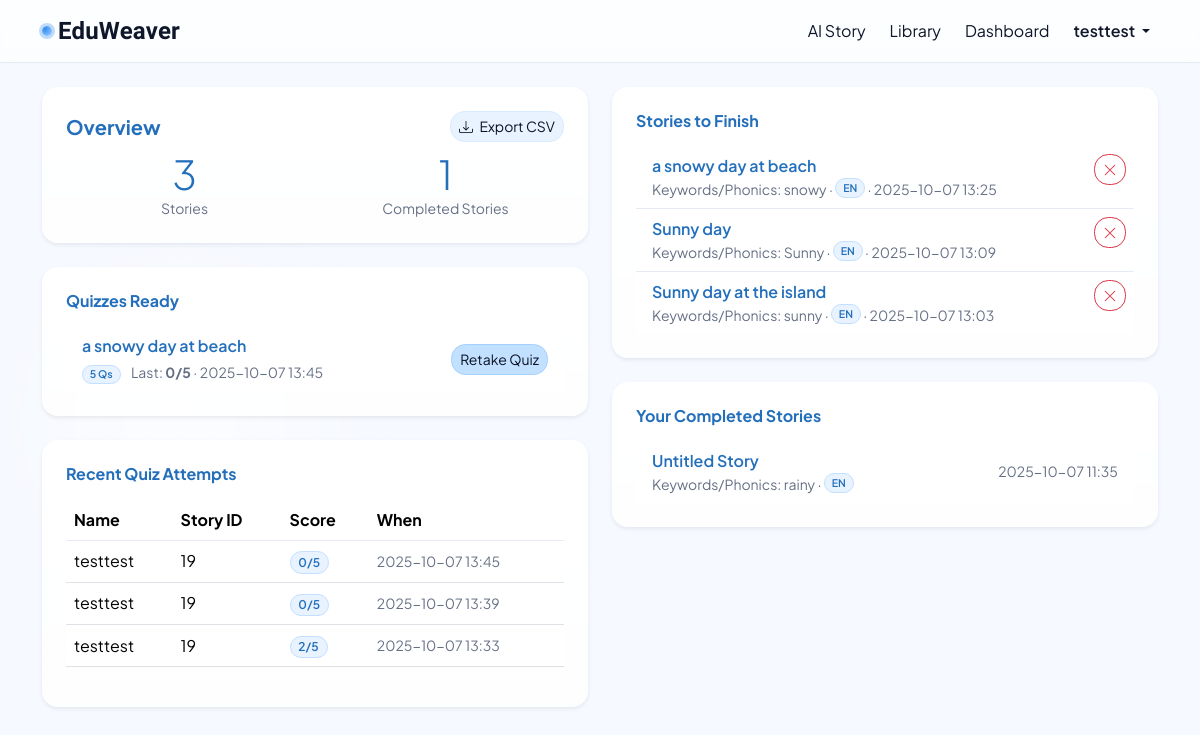
The page /dashboard (signed in) on the database as committed earlier.
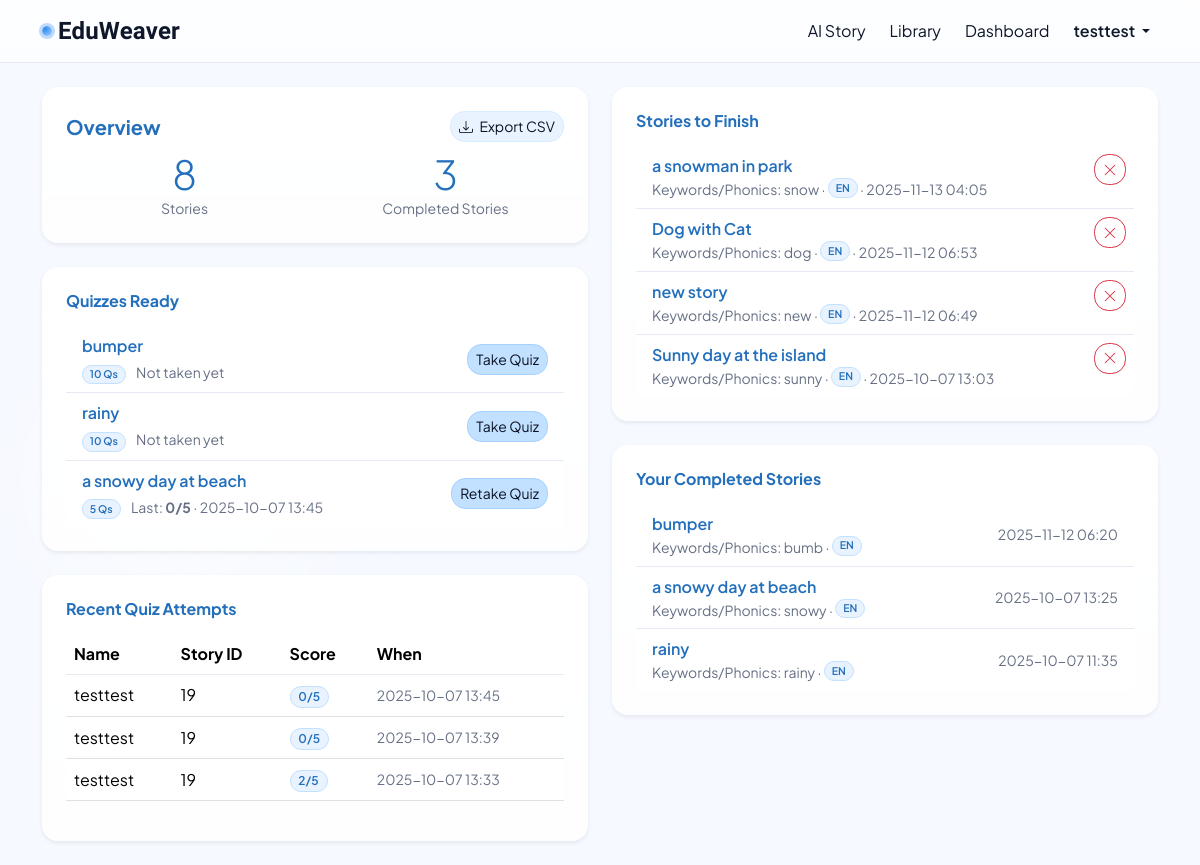
The same page on the database as committed later.
### tables this page shows
CREATE TABLE users (
            id INTEGER PRIMARY KEY AUTOINCREMENT,
            username TEXT NOT NULL UNIQUE,
            email TEXT NOT NULL UNIQUE,
            password_hash TEXT NOT NULL,
            created_at TEXT DEFAULT (DATETIME('now'))
        , is_admin INTEGER DEFAULT 0, is_english_native INTEGER
    CHECK (is_english_native IN (0,1)), age INTEGER
    CHECK (age IS NULL OR (age BETWEEN 5 AND 120)), gender TEXT
    CHECK (gender IN ('female','male','nonbinary','prefer_not') OR gender IS NULL));

CREATE TABLE stories (
            id INTEGER PRIMARY KEY AUTOINCREMENT,
            title TEXT NOT NULL,
            slug TEXT NOT NULL UNIQUE,
            prompt TEXT NOT NULL,
            language TEXT DEFAULT 'en',
            level TEXT DEFAULT 'phonics',
            content TEXT NOT NULL,
            visuals TEXT,
            created_at TEXT DEFAULT (DATETIME('now')),
            author_name TEXT DEFAULT 'guest'
        );

CREATE TABLE quiz_attempts (
            id INTEGER PRIMARY KEY AUTOINCREMENT,
            story_id INTEGER NOT NULL,
            taker_name TEXT DEFAULT 'guest',
            score INTEGER DEFAULT 0,
            total INTEGER DEFAULT 0,
            detail_json TEXT,
            created_at TEXT DEFAULT (DATETIME('now')),
            FOREIGN KEY (story_id) REFERENCES stories(id) ON DELETE CASCADE
        );

CREATE TABLE finish_drafts (
            id INTEGER PRIMARY KEY AUTOINCREMENT,
            seed_prompt TEXT NOT NULL,
            partial_text TEXT NOT NULL,
            learner_name TEXT DEFAULT 'guest',
            completion_text TEXT,
            language TEXT DEFAULT 'en',
            created_at TEXT DEFAULT (DATETIME('now'))
        , visual_url TEXT);

### app.py (the view)
@app.get("/dashboard")
@login_required
def dashboard():
    db = get_db()
    learner = g.current_user["username"]
    story_count = db.execute(
        "SELECT COUNT(*) AS c FROM stories WHERE author_name = ?",
        (learner,)
    ).fetchone()["c"]
    completed_count = db.execute(
        """
        SELECT COUNT(*) AS c
        FROM finish_drafts
        WHERE learner_name = ?
          AND completion_text IS NOT NULL
          AND TRIM(completion_text) <> ''
        """,
        (learner,)
    ).fetchone()["c"]
    unfinished_drafts = db.execute(
        """
        SELECT
          fd.id,
          fd.seed_prompt,
          fd.created_at,
          fd.language,
          (
            SELECT s.title
            FROM stories s
            WHERE s.prompt = fd.seed_prompt
              AND s.author_name = fd.learner_name
              AND s.language = fd.language
            ORDER BY datetime(s.created_at) DESC
            LIMIT 1
          ) AS story_title
        FROM finish_drafts fd
        WHERE fd.learner_name = ?
          AND (fd.completion_text IS NULL OR TRIM(fd.completion_text) = '')
        ORDER BY datetime(fd.created_at) DESC
        LIMIT 25
        """,
        (learner,)
    ).fetchall()
    completed_drafts = db.execute(
        """
        SELECT
          fd.id,
          fd.seed_prompt,
          fd.created_at,
          fd.language,
          (
            SELECT s.title
            FROM stories s
            WHERE s.prompt = fd.seed_prompt
              AND s.author_name = fd.learner_name
              AND s.language = fd.language
            ORDER BY datetime(s.created_at) DESC
            LIMIT 1
          ) AS story_title
        FROM finish_drafts fd
        WHERE fd.learner_name = ?
          AND fd.completion_text IS NOT NULL
          AND TRIM(completion_text) <> ''
        ORDER BY datetime(fd.created_at) DESC
        LIMIT 25
        """,
        (learner,)
    ).fetchall()
    attempts = db.execute(
        """
        SELECT * FROM quiz_attempts
        WHERE taker_name = ?
        ORDER BY datetime(created_at) DESC
        LIMIT 25
        """,
        (learner,)
    ).fetchall()
    quizzes_ready = db.execute(
        """
        SELECT
          s.id,
          s.title,
          s.slug,
          s.created_at,
          (SELECT COUNT(*) FROM quiz_questions qq WHERE qq.story_id = s.id) AS qcount,
          (SELECT qa.score
             FROM quiz_attempts qa
            WHERE qa.story_id = s.id AND qa.taker_name = ?
            ORDER BY datetime(qa.created_at) DESC
            LIMIT 1) AS last_score,
          (SELECT qa.total
             FROM quiz_attempts qa
            WHERE qa.story_id = s.id AND qa.taker_name = ?
            ORDER BY datetime(qa.created_at) DESC
            LIMIT 1) AS last_total,
          (SELECT qa.created_at
             FROM quiz_attempts qa
            WHERE qa.story_id = s.id AND qa.taker_name = ?
            ORDER BY datetime(qa.created_at) DESC
            LIMIT 1) AS last_when
        FROM stories s
        WHERE s.author_name = ?
          AND EXISTS (SELECT 1 FROM quiz_questions qq WHERE qq.story_id = s.id)
        ORDER BY datetime(s.created_at) DESC
        LIMIT 25
        """,
        (learner, learner, learner, learner)
    ).fetchall()
    return render_template(
        "dashboard.html",
        story_count=story_count,
        finish_count=completed_count,
        attempts=attempts,
        unfinished_drafts=unfinished_drafts,
        completed_drafts=completed_drafts,
        quizzes_ready=quizzes_ready,
    )

### templates/dashboard.html (shortened to what this page needs)
{% extends "base.html" %}
{% block content %}
<div class="row g-4">
  <div class="col-lg-6">
    <div class="card border-0 shadow-sm rounded-4 lp-card-modern">
      <div class="card-body p-4">
        <div class="d-flex justify-content-between align-items-center mb-2">
          <h5 class="mb-0 lp-section-title">Overview</h5>
          <a class="btn btn-sm btn-sky-light" href="{{ url_for('dashboard_export') }}">
            <i class="bi bi-download me-1"></i> Export CSV
          </a>
        </div>
        <div class="row text-center">
          <div class="col-6">
            <div class="display-6 lp-metric">{{ story_count }}</div>
            <div class="text-secondary small">Stories</div>
          </div>
          <div class="col-6">
            <div class="display-6 lp-metric">{{ finish_count }}</div>
            <div class="text-secondary small">Completed Stories</div>
          </div>
        </div>
      </div>
    </div>
    <div class="card border-0 shadow-sm rounded-4 mt-4 lp-card-modern">
      <div class="card-body p-4">
        <h6 class="mb-3 lp-section-title">Quizzes Ready</h6>
        <ul class="list-group list-group-flush">
          {% for q in quizzes_ready %}
            <li class="list-group-item d-flex justify-content-between align-items-center lp-list-item">
              <div class="me-3">
                <a class="text-decoration-none fw-semibold lp-link" href="{{ url_for('quiz_take', slug=q.slug) }}">
                  {{ q.title }}
                </a>
                <div class="small text-secondary mt-1">
                  <span class="badge rounded-pill lp-badge-soft me-2">{{ q.qcount }} Qs</span>
                  {% if q.last_score is not none and q.last_total is not none %}
                    Last: <strong>{{ q.last_score }}/{{ q.last_total }}</strong>
                    {% if q.last_when %} · {{ q.last_when|dt("%Y-%m-%d %H:%M") }}{% endif %}
                  {% else %}
                    Not taken yet
                  {% endif %}
                </div>
              </div>
              <a class="btn btn-sm btn-sky" href="{{ url_for('quiz_take', slug=q.slug) }}">
                {% if q.last_score is not none %}Retake{% else %}Take{% endif %} Quiz
              </a>
            </li>
          {% else %}
            <li class="list-group-item text-secondary">No quizzes yet. Generate a worksheet from a story.</li>
          {% endfor %}
        </ul>
      </div>
    </div>
    <div class="card border-0 shadow-sm rounded-4 mt-4 lp-card-modern">
      <div class="card-body p-4">
        <h6 class="mb-3 lp-section-title">Recent Quiz Attempts</h6>
        <div class="table-responsive">
          <table class="table align-middle">
            <thead class="lp-table-head">
              <tr>
                <th>Name</th>
                <th>Story ID</th>
                <th>Score</th>
                <th>When</th>
              </tr>
            </thead>
            <tbody>
              {% for a in attempts %}
                <tr>
                  <td>{{ a.taker_name }}</td>
                  <td>{{ a.story_id }}</td>
                  <td><span class="badge rounded-pill lp-badge-soft">{{ a.score }}/{{ a.total }}</span></td>
                  <td class="small text-secondary">{{ a.created_at|dt("%Y-%m-%d %H:%M") }}</td>
                </tr>
              {% else %}
                <tr><td colspan="4" class="text-secondary">No attempts yet.</td></tr>
              {% endfor %}
            </tbody>
          </table>
        </div>
      </div>
    </div>
  </div>
  <div class="col-lg-6">
    <div class="card border-0 shadow-sm rounded-4 lp-card-modern">
      <div class="card-body p-4">
        <h6 class="mb-3 lp-section-title">Stories to Finish</h6>
        <ul class="list-group list-group-flush">
          {% for d in unfinished_drafts %}
            <li class="list-group-item position-relative lp-list-item">
              <button type="button"
                      class="btn btn-sm btn-outline-danger position-absolute top-0 end-0 m-2"
                      data-del-finish
                      data-draft-id="{{ d.id }}"
                      data-title="{{ (d.story_title or 'Untitled Story')|e }}"
                      title="Delete this draft">
                <i class="bi bi-x-lg"></i>
              </button>
              <div class="me-3 pe-4">
                <a class="text-decoration-none fw-semibold lp-link" href="{{ url_for('finish_view', draft_id=d.id) }}">
                  {{ d.story_title or 'Untitled Story' }}
                </a>
                <div class="small text-secondary">
                  Keywords/Phonics: {{ d.seed_prompt[:60] }}{% if d.seed_prompt|length > 60 %}…{% endif %}
                  · <span class="badge rounded-pill lp-badge-lang align-text-bottom">{{ d.language|upper }}</span>
                  · {{ d.created_at|dt("%Y-%m-%d %H:%M") }}
                </div>
              </div>
            </li>
          {% else %}
            <li class="list-group-item text-secondary">Nothing to finish. Nice!</li>
          {% endfor %}
        </ul>
      </div>
    </div>
    <div class="card border-0 shadow-sm rounded-4 mt-4 lp-card-modern">
      <div class="card-body p-4">
        <h6 class="mb-3 lp-section-title">Your Completed Stories</h6>
        <ul class="list-group list-group-flush">
          {% for d in completed_drafts %}
            <li class="list-group-item d-flex justify-content-between align-items-center lp-list-item">
              <div class="me-3">
                <a class="text-decoration-none fw-semibold lp-link" href="{{ url_for('finish_view', draft_id=d.id) }}">
                  {{ d.story_title or 'Untitled Story' }}
                </a>
                <div class="small text-secondary">
                  Keywords/Phonics: {{ d.seed_prompt[:60] }}{% if d.seed_prompt|length > 60 %}…{% endif %}
                  · <span class="badge rounded-pill lp-badge-lang align-text-bottom">{{ d.language|upper }}</span>
                </div>
              </div>
              <span class="small text-secondary">{{ d.created_at|dt("%Y-%m-%d %H:%M") }}</span>
            </li>
          {% else %}
            <li class="list-group-item text-secondary">No completed stories yet.</li>
          {% endfor %}
        </ul>
      </div>
    </div>
  </div>
</div>
{% endblock %}

### templates/base.html (shortened to what this page needs)
<!doctype html>
<html lang="en" data-bs-theme="light">
<head>
  <link href="https://cdn.jsdelivr.net/npm/bootstrap@5.3.3/dist/css/bootstrap.min.css" rel="stylesheet">
  <link rel="stylesheet" href="https://cdn.jsdelivr.net/npm/bootstrap-icons@1.11.3/font/bootstrap-icons.css">
  <link href="{{ url_for('static', filename='styles.css') }}" rel="stylesheet">
</head>
<body>
<nav class="navbar navbar-expand-lg">
  <div class="container">
    <a class="navbar-brand" href="{{ url_for('index') }}">
      <span class="brand-dot"></span> EduWeaver
    </a>
    <div id="nav" class="collapse navbar-collapse">
      <ul class="navbar-nav ms-auto align-items-lg-center gap-2">
        <li class="nav-item"><a class="nav-link" href="{{ url_for('story_new') }}">AI Story</a></li>
        <li class="nav-item"><a class="nav-link" href="{{ url_for('library') }}">Library</a></li>
        <li class="nav-item"><a class="nav-link" href="{{ url_for('dashboard') }}">Dashboard</a></li>
        {% if current_user %}
          <li class="nav-item dropdown">
            <a class="nav-link dropdown-toggle fw-semibold" href="#" role="button" data-bs-toggle="dropdown" aria-expanded="false">
              {{ current_user.username }}
            </a>
          </li>
        {% else %}
          <li class="nav-item">
            <a class="btn btn-ghost" href="{{ url_for('login') }}">Sign in</a>
          </li>
        {% endif %}
      </ul>
    </div>
  </div>
</nav>
<main class="py-4">
  <div class="container">
    {% block content %}{% endblock %}
  </div>
</main>
</body>
</html>

Rows that differ between the two databases and show on the page:
removed finish_drafts: story_title "Sunny day", seed_prompt "Sunny", language "EN", created_at|dt "2025-10-07 13:09", shown under "Stories to Finish"
added stories: title "bumper", qcount "10", shows "Not taken yet", shows "Take"
added stories: title "rainy", qcount "10", shows "Not taken yet", shows "Take"
added finish_drafts: story_title "a snowman in park", seed_prompt "snow", language "EN", created_at|dt "2025-11-13 04:05", shown under "Stories to Finish"
added finish_drafts: story_title "Dog with Cat", seed_prompt "dog", language "EN", created_at|dt "2025-11-12 06:53", shown under "Stories to Finish"
added finish_drafts: story_title "new story", seed_prompt "new", language "EN", created_at|dt "2025-11-12 06:49", shown under "Stories to Finish"
added finish_drafts: story_title "bumper", seed_prompt "bumb", language "EN", created_at|dt "2025-11-12 06:20", shown under "Your Completed Stories"
changed finish_drafts "snowy": moves from the list under "Stories to Finish" to the list under "Your Completed Stories"
computed for finish_drafts "rainy": seed_prompt "Untitled Story" → "rainy"
Other text that changed with them:
{{ story_count }}: "3" → "8"
{{ finish_count }}: "1" → "3"
